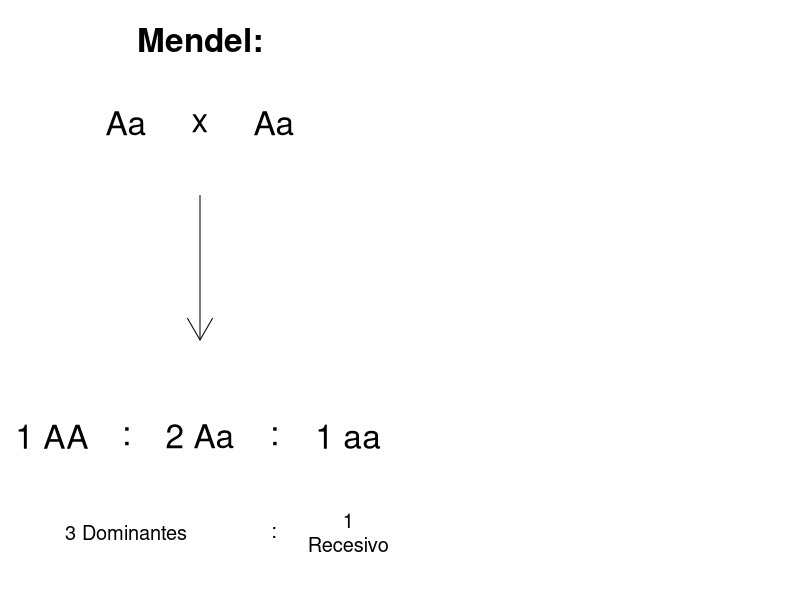
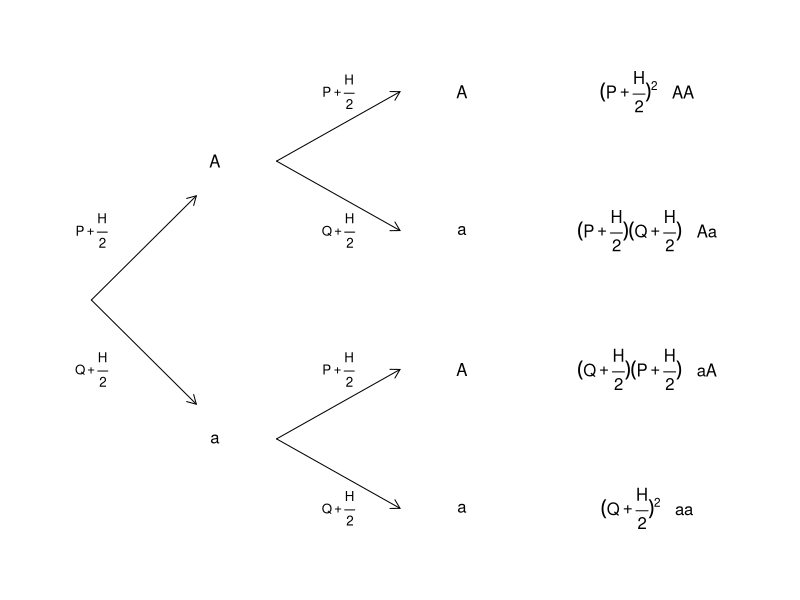
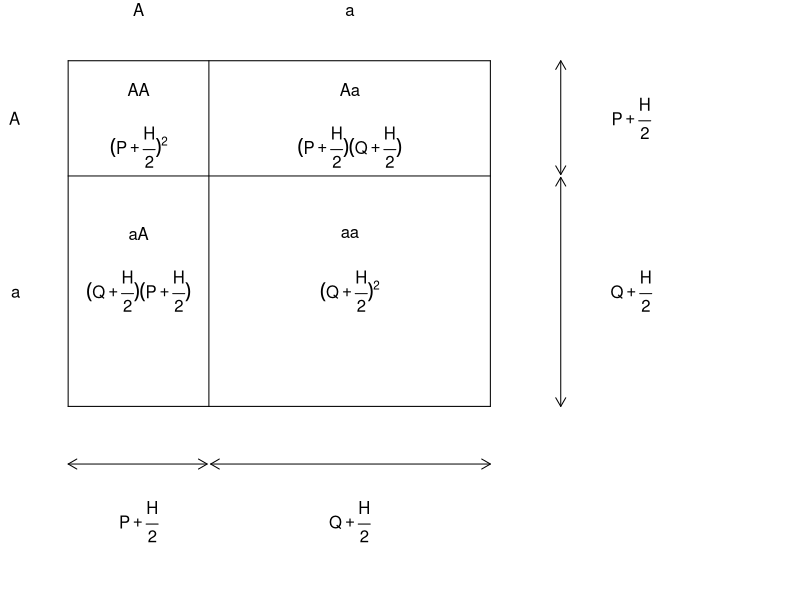
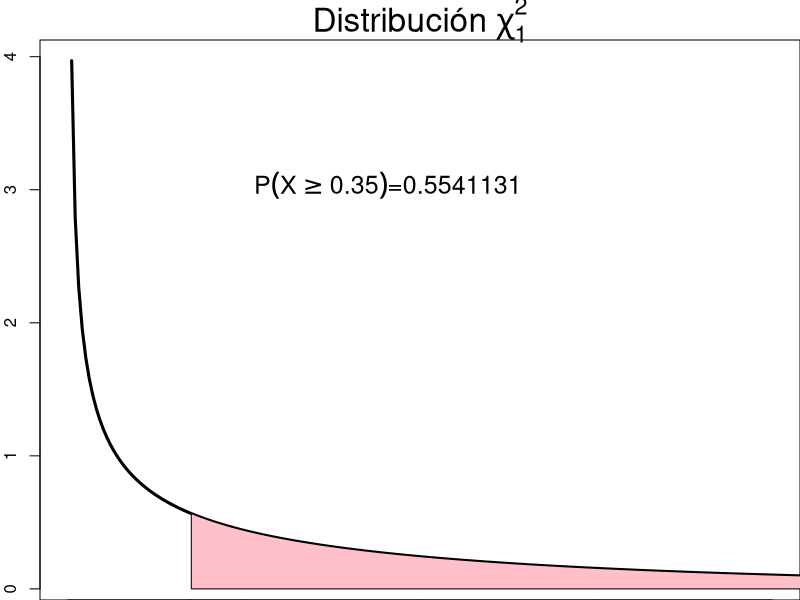

Write R code to recreate these figures, in order.
## ---- chunk 1
knitr::opts_chunk$set(echo = FALSE)
## ---- chunk 2
par(mfrow = c(1,2), mar = c(0,0,4,0))
plot(c(0,1), c(0, 1), type='n', axes = FALSE, xlab = '', ylab = '',
     main = 'Mendel:', cex.main = 2)
text(c(0.3, 0.5, 0.7), 0.95, labels = c('Aa', 'x', 'Aa'), cex = 2)
arrows(0.5, 0.8, 0.5, 0.5)
text(c(0.1, 0.3, 0.5, 0.7, 0.9), 0.3,
     labels = c('1 AA', ':', '2 Aa', ':', '1 aa'), cex = 2)
text(c(0.3, 0.7, 0.9), 0.1,
     labels = c('3 Dominantes', ':', '1\nRecesivo'), cex = 1.2)
par(mfrow = c(1,1))
## ---- chunk 3
par(mar=c(0,0,0,0))
plot(c(0,12), c(0, 8), type = 'n', axes = FALSE, xlab = '', ylab = '')
arrows(c(1,1,4,4,4,4), c(4,4,2,2,6,6), c(2.7,2.7,6,6,6,6), c(2.5,5.5,1,3,5,7),
       length = 0.1, code = 2)
text(c(3,3,7,7,7,7,10,10,10,10),
     c(2,6,1,3,5,7,1,3,5,7),
     labels = c('a','A','a','A','a','A', expression((Q+frac(H,2))^2*'   aa'),
                expression((Q+frac(H,2))(P+frac(H,2))*'   aA'),
                expression((P+frac(H,2))(Q+frac(H,2))*'   Aa'),
                expression((P+frac(H,2))^2*'   AA')))
text(c(1,1,5,5,5,5), c(3,5,1,3,5,7),
     labels = c(expression(Q+frac(H,2)), expression(P+frac(H,2)),
                expression(Q+frac(H,2)), expression(P+frac(H,2)),
                expression(Q+frac(H,2)), expression(P+frac(H,2))),
     cex = 0.8)
## ---- chunk 4
par(mar=c(0,2,2,0))
plot(c(0, 10), c(0, 9), axes = FALSE, xlab = '', ylab = '', type = 'n')
segments(c(0,0,0,0,2,6), c(3,7,9,3,3,3),
         c(6,6,6,0,2,6), c(3,7,9,9,9,9))
axis(2, at = c(5, 8), labels = c('a', 'A'), tick = FALSE, las = 2)
axis(3, at = c(1, 4), labels = c('A', 'a'), tick = FALSE)
d <- 0.025
arrows(c(0,2+d,7,7), c(2,2,3,7+d), c(2-d,6,7,7), c(2,2,7-d,9),
       code = 3, length=0.1)
text(c(1,4,8,8), c(1,1,5,8),
     labels = c(expression(P+frac(H,2)), 
                expression(Q+frac(H,2)),
                expression(Q+frac(H,2)),
                expression(P+frac(H,2))))
text(c(1,1,4,4), c(6,8.5,6,8.5),
     labels = c('aA', 'AA', 'aa', 'Aa'))
text(c(1,1,4,4), c(5,7.5,5,7.5),
     labels = c(expression((Q+frac(H,2))(P+frac(H,2))),
                expression((P+frac(H,2))^2),
                expression((Q+frac(H,2))^2),
                expression((P+frac(H,2))(Q+frac(H,2)))))
## ---- chunk 5
library(kableExtra)
creuaments <- data.frame(
   pare = c('AA', 'AA', 'AA', 'Aa', 'Aa', 'Aa', 'aa', 'aa', 'aa', 'Total:'),
   mare = c('AA', 'Aa', 'aa', 'AA', 'Aa', 'aa', 'AA', 'Aa', 'aa', ''),
   freq = c("$P^2$", "$PH$", "$PQ$",
            "$PH$", "$H^2$", "$QH$",
            "$PQ$", "$QH$", "$Q^2$", "$(P+H+Q)^2=1$"),
   AA = c("$1$", "$\\frac{1}{2}$", "$0$", "$\\frac{1}{2}$", "$\\frac{1}{4}$", "$0$", "$0$", "$0$", "$0$", "$P'$"),
   Aa = c("$0$", "$\\frac{1}{2}$", "$1$", "$\\frac{1}{2}$", "$\\frac{1}{2}$", "$\\frac{1}{2}$", "$1$", "$\\frac{1}{2}$", "$0$", "$H'$"),
   aa = c("$0$", "$0$", "$0$", "$0$", "$\\frac{1}{4}$", "$\\frac{1}{2}$", "$0$", "$\\frac{1}{2}$", "$1$", "$Q'$")
)
kable(creuaments, col.names = c('Padre', 'Madre', 'Frecuencia', 'AA', 'Aa', 'aa')) %>% kable_styling()
## ---- chunk 6
MN <- data.frame(
   Fenotipo = c('MM', 'MN', 'NN', 'Total:'),
   Genotipo = c("$L^ML^M$", "$L^ML^N$", "$L^NL^N$", ""),
   Frecuencia = c(141, 262, 97, 500)
)
kable(MN) %>% kable_styling()
## ---- chunk 7
library(kableExtra)
T <- data.frame(Fenotipo = c('A','AB','A','B','B','O'),
                Genotipo = c('$I^AI^A$', '$I^AI^B$', '$I^AI^0$',
                             '$I^BI^B$', '$I^BI^0$', '$I^0I^0$'),
                Frecuencia = c('$p^2$', '$2pq$', '$2pr$', '$q^2$', '$2qr$', '$r^2$'))
kable(T) %>% kable_styling(full_width = FALSE)
## ---- chunk 8
T <- data.frame(Alelo = c('$I^A$', '$I^B$', '$I^0$'),
                Frecuencia = c('p', 'q', 'r'))
kable(T) %>% kable_styling(full_width = FALSE)
## ---- chunk 9
T <- data.frame(Genotipo = c('$X^1X^1$', '$X^1X^2$', '$X^2X^2$', '$X^1Y$','$X^2Y$'),
                Sexo = c('hembra', 'hembra', 'hembra', 'macho', 'macho'),
                Frecuencia = c('$p^2$', '$2pq$', '$q^2$', '$p$', '$q$'))
kable(T) %>% kable_styling()
## ---- chunk 10
T <- data.frame(Genotipo = c('MM', 'MN', 'NN', ''),
                Observados = c(114, 76, 10, 114+76+10),
                Esperados = c('', '', '', ''),
                Dif = c('', '', '', ''))
kable(T, col.names = c('Genotipo', 'Observados', 'Esperados', '$(O-E)^2/E$'),
      align = c('l', 'r', 'r', 'r')) %>%
  kable_styling(full_width = TRUE)
## ---- chunk 11
T$Esperados <- c('$N\\times p^2$', '$N\\times 2pq$', '$N\\times q^2$', '$N$')
kable(T, col.names = c('Genotipo', 'Observados', 'Esperados', '$(O-E)^2/E$'),
      align = c('l', 'r', 'c', 'r')) %>%
  kable_styling(full_width = TRUE)
## ---- chunk 12
T$Esperados <- c('$N\\times p^2$', '$N\\times 2pq$', '$N\\times q^2$', '$N$')
kable(T, col.names = c('Genotipo', 'Observados', 'Esperados', '$(O-E)^2/E$'),
      align = c('l', 'r', 'c', 'r')) %>%
  kable_styling(full_width = TRUE)
## ---- chunk 13
N <- sum(T[1:3, 'Observados'])
p <- (2 * 114 + 76) / (2 * 200)
q <- (76 + 2 * 10) / (2 * 200)
T$Esperados <- N * c(p ^ 2, 2 * p * q, q ^ 2, 1)
T$Dif <- (T$Observados - T$Esperados) ^ 2 / T$Esperados
T[4, 'Dif'] <- sum(T[1:3, 'Dif'])
kable(T, col.names = c('Genotipo', 'Observados', 'Esperados', '$(O-E)^2/E$'),
      align = c('l', 'r', 'r', 'r'), digits = 2) %>%
  kable_styling(full_width = TRUE)
## ---- chunk 14
X <- 0.35
x <- seq(from = 0.01, to = 2.5, by = 0.01)
y <- dchisq(x, 1)
plot(x, y, type = 'l', xlab = 'X', ylab = 'Densidad de probabilidad',
     main = expression("Distribución "*chi[1]^2), lwd = 3, cex.main = 2,
     xlim = c(0, 2))
polygon(c(x[x >= X], max(x), X), c(y[x >= X], 0, 0), col = 'pink')
text(0.5, 3, expression(P(X>=0.35)*"="*0.5541131), pos = 4, cex = 1.5)
axis(1, at = 0.35)
